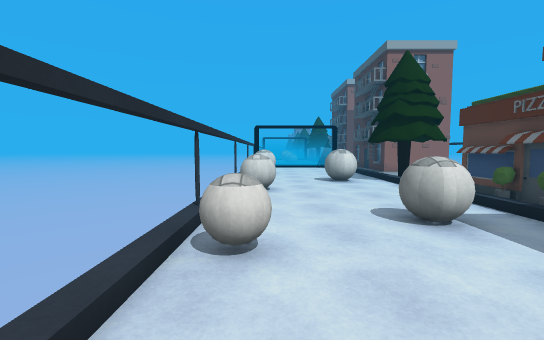
view 1 (above)

16 first-person views from a walk through a Unity game level. The camera is 1.4 m above the floor, tilts 4° down and sees 90° across. The floor is counted in squares, 1 m on a side. Each view is taken from the middle of a square. On the plan, view 1 faces up. The plan holds only what a view shows up to about 13 squares ahead; the rest is blank. The place goes on beyond the plan. The player is left out. Some animated figures are left out. Some surface patterns are stand-ins.

view 2
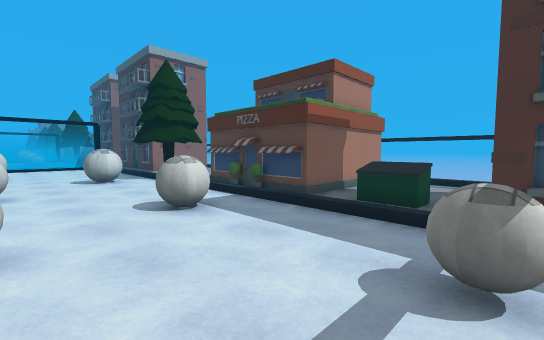

view 3
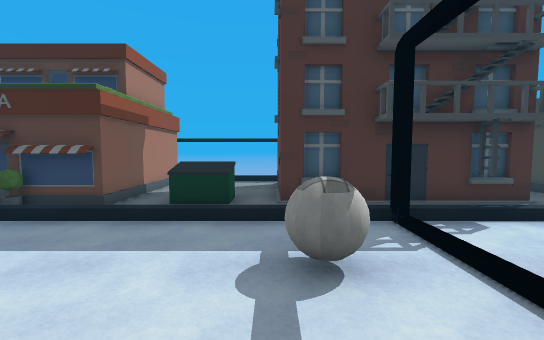

view 4
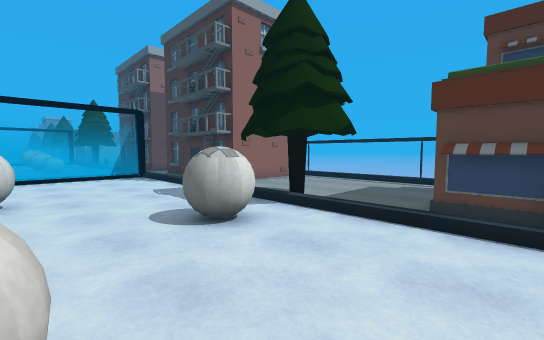

view 5
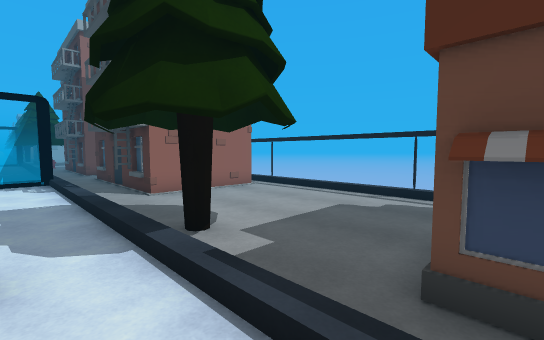

view 6
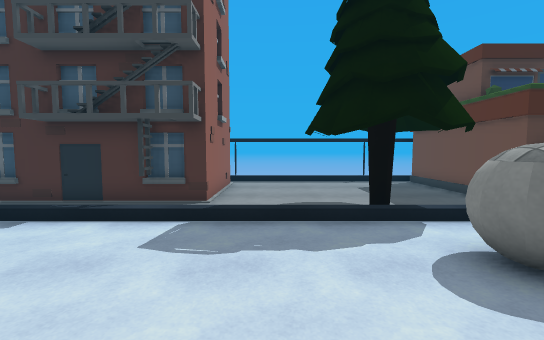

view 7
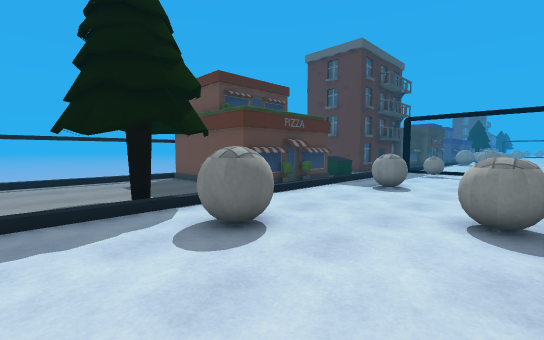

view 8
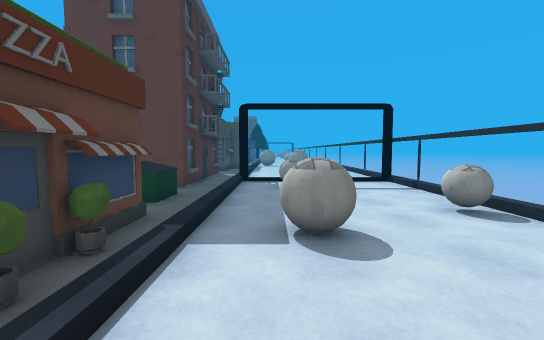

view 9
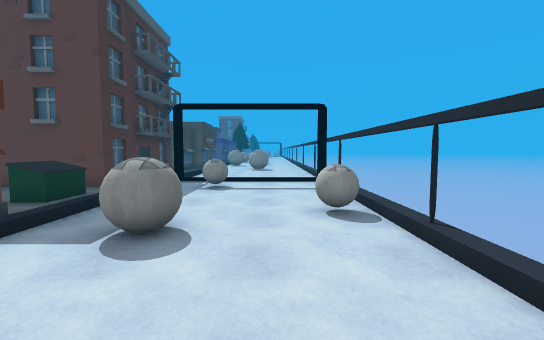

view 10
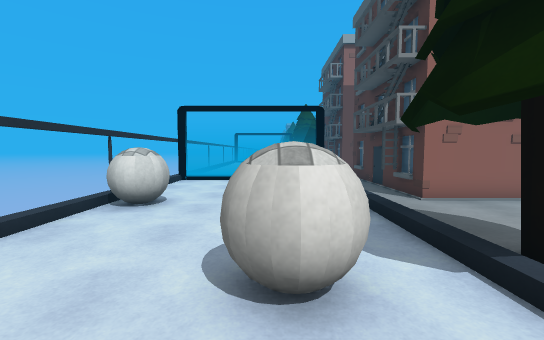

view 11
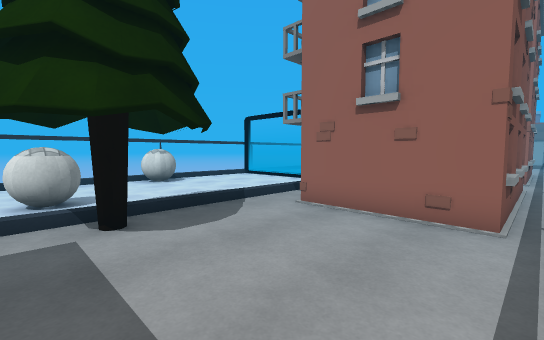

view 12
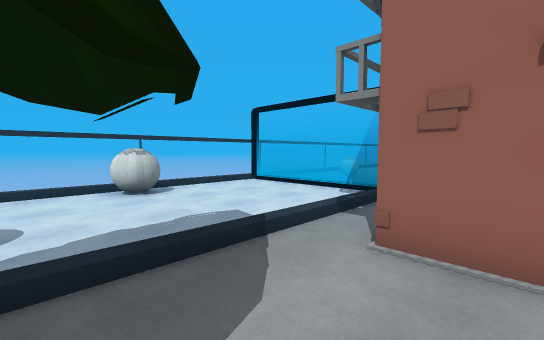

view 13
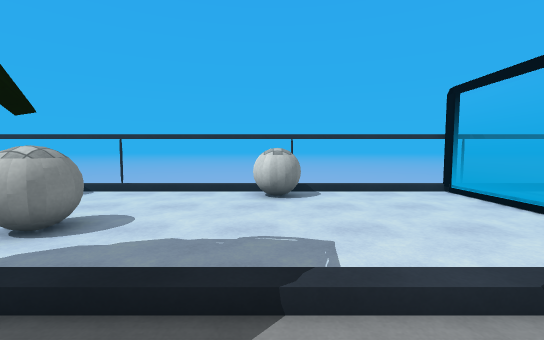

view 14
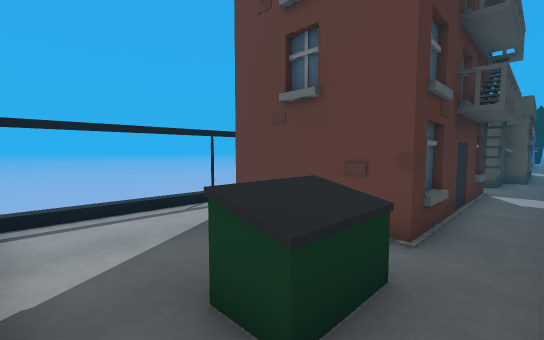

view 15
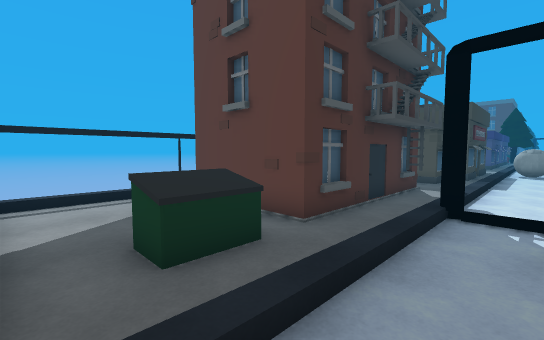

view 16
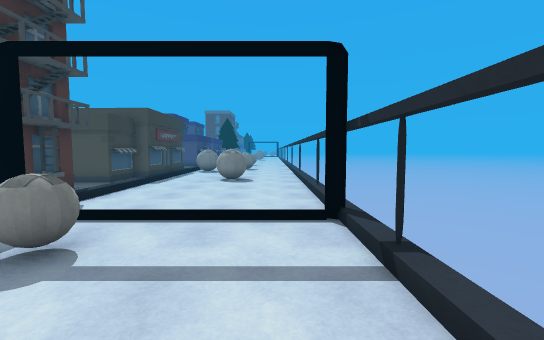

### Floor plan
Key: @ floor where view 1 was taken; # wall or solid block; . floor; / step, stairs or slope; = window, fence, low wall or low ledge; ≈ liquid the walk keeps out of; v drop or lower ground; B ball; I bin; H house; O other object.
Columns run from 2 left of view 1 to 13 right of it. Each row starts with its distance up from view 1.
 23 ≈=======/H#   H
 22 ≈......./H    H
 21 ≈......./H    H
 20 ≈......./H#  #H
 19 ≈......./H#  #H
 18 ≈BB...../H####.v
 17 ≈BB...../......v
 16 ≈......./......v
 15 ≈.......O......v
 14 ≈.......OO.....v
 13 ≈....BB.O#.....v
 12 ≈....B..O......v
 11 ≈..............v
 10  BB......OOOOOO#
  9  BB......O
  8 ≈........#
  7 ≈.......O#
  6 ≈....B..O#
  5 ≈....BB./O
  4 ≈BB...../OOOOOO#
  3 ≈#....../II... #
  2 ≈......./II....#
  1 ≈......./II... #
  0 ≈.@..B../.HHHH##
 -1 ≈....BB./H#
 -2 ≈=======/H#
 -3 ≈......./H
 -4  ......./H
 -5  ......./H
 -6 ≈......./H#
 -7 ≈......./H#
 -8 ≈......./...
 -9 ≈......./####
-10  .. B ../#
-11       ../#

Positions as (right, up) in squares from view 1, and headings:
1: (0, 0), facing up
2: (0, -1), facing up-right
3: (0, 0), facing right
4: (0, 8), facing up-right
5: (4, 9), facing up-right
6: (0, 16), facing right
7: (-1, 16), facing down-right
8: (4, 10), facing down
9: (1, 10), facing down
10: (3, 10), facing up
11: (12, 12), facing up-left
12: (9, 14), facing up-left
13: (8, 17), facing left
14: (6, 4), facing down-right
15: (4, 4), facing down-right
16: (0, 3), facing down
